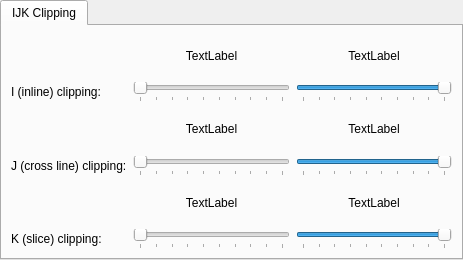
<?xml version="1.0" encoding="UTF-8"?>
<ui version="4.0">
 <class>V3DCfgWidForAttributeIn3DCartesianGrid</class>
 <widget class="QWidget" name="V3DCfgWidForAttributeIn3DCartesianGrid">
  <property name="geometry">
   <rect>
    <x>0</x>
    <y>0</y>
    <width>463</width>
    <height>260</height>
   </rect>
  </property>
  <property name="windowTitle">
   <string>Form</string>
  </property>
  <layout class="QVBoxLayout" name="verticalLayout">
   <property name="leftMargin">
    <number>0</number>
   </property>
   <property name="topMargin">
    <number>0</number>
   </property>
   <property name="rightMargin">
    <number>0</number>
   </property>
   <property name="bottomMargin">
    <number>0</number>
   </property>
   <item>
    <widget class="QTabWidget" name="tabWidget">
     <property name="currentIndex">
      <number>0</number>
     </property>
     <widget class="QWidget" name="tab">
      <attribute name="title">
       <string>IJK Clipping</string>
      </attribute>
      <layout class="QGridLayout" name="gridLayout">
       <item row="0" column="1">
        <widget class="QLabel" name="lblIlowClip">
         <property name="text">
          <string>TextLabel</string>
         </property>
         <property name="alignment">
          <set>Qt::AlignCenter</set>
         </property>
        </widget>
       </item>
       <item row="0" column="2">
        <widget class="QLabel" name="lblIhighClip">
         <property name="text">
          <string>TextLabel</string>
         </property>
         <property name="alignment">
          <set>Qt::AlignCenter</set>
         </property>
        </widget>
       </item>
       <item row="2" column="1">
        <widget class="QLabel" name="lblJlowClip">
         <property name="text">
          <string>TextLabel</string>
         </property>
         <property name="alignment">
          <set>Qt::AlignCenter</set>
         </property>
        </widget>
       </item>
       <item row="2" column="2">
        <widget class="QLabel" name="lblJhighClip">
         <property name="text">
          <string>TextLabel</string>
         </property>
         <property name="alignment">
          <set>Qt::AlignCenter</set>
         </property>
        </widget>
       </item>
       <item row="1" column="1">
        <widget class="QSlider" name="sldILowClip">
         <property name="minimum">
          <number>1</number>
         </property>
         <property name="maximum">
          <number>10</number>
         </property>
         <property name="tracking">
          <bool>false</bool>
         </property>
         <property name="orientation">
          <enum>Qt::Horizontal</enum>
         </property>
         <property name="tickPosition">
          <enum>QSlider::TicksBelow</enum>
         </property>
         <property name="tickInterval">
          <number>1</number>
         </property>
        </widget>
       </item>
       <item row="1" column="2">
        <widget class="QSlider" name="sldIHighClip">
         <property name="minimum">
          <number>1</number>
         </property>
         <property name="maximum">
          <number>10</number>
         </property>
         <property name="value">
          <number>10</number>
         </property>
         <property name="tracking">
          <bool>false</bool>
         </property>
         <property name="orientation">
          <enum>Qt::Horizontal</enum>
         </property>
         <property name="tickPosition">
          <enum>QSlider::TicksBelow</enum>
         </property>
         <property name="tickInterval">
          <number>1</number>
         </property>
        </widget>
       </item>
       <item row="1" column="0">
        <widget class="QLabel" name="label">
         <property name="text">
          <string>I (inline) clipping:</string>
         </property>
        </widget>
       </item>
       <item row="3" column="0">
        <widget class="QLabel" name="label_2">
         <property name="text">
          <string>J (cross line) clipping:</string>
         </property>
        </widget>
       </item>
       <item row="5" column="0">
        <widget class="QLabel" name="label_3">
         <property name="text">
          <string>K (slice) clipping:</string>
         </property>
        </widget>
       </item>
       <item row="3" column="2">
        <widget class="QSlider" name="sldJHighClip">
         <property name="minimum">
          <number>1</number>
         </property>
         <property name="maximum">
          <number>10</number>
         </property>
         <property name="value">
          <number>10</number>
         </property>
         <property name="tracking">
          <bool>false</bool>
         </property>
         <property name="orientation">
          <enum>Qt::Horizontal</enum>
         </property>
         <property name="tickPosition">
          <enum>QSlider::TicksBelow</enum>
         </property>
         <property name="tickInterval">
          <number>1</number>
         </property>
        </widget>
       </item>
       <item row="5" column="1">
        <widget class="QSlider" name="sldKLowClip">
         <property name="minimum">
          <number>1</number>
         </property>
         <property name="maximum">
          <number>10</number>
         </property>
         <property name="tracking">
          <bool>false</bool>
         </property>
         <property name="orientation">
          <enum>Qt::Horizontal</enum>
         </property>
         <property name="tickPosition">
          <enum>QSlider::TicksBelow</enum>
         </property>
         <property name="tickInterval">
          <number>1</number>
         </property>
        </widget>
       </item>
       <item row="3" column="1">
        <widget class="QSlider" name="sldJLowClip">
         <property name="minimum">
          <number>1</number>
         </property>
         <property name="maximum">
          <number>10</number>
         </property>
         <property name="tracking">
          <bool>false</bool>
         </property>
         <property name="orientation">
          <enum>Qt::Horizontal</enum>
         </property>
         <property name="tickPosition">
          <enum>QSlider::TicksBelow</enum>
         </property>
         <property name="tickInterval">
          <number>1</number>
         </property>
        </widget>
       </item>
       <item row="5" column="2">
        <widget class="QSlider" name="sldKHighClip">
         <property name="minimum">
          <number>1</number>
         </property>
         <property name="maximum">
          <number>10</number>
         </property>
         <property name="value">
          <number>10</number>
         </property>
         <property name="tracking">
          <bool>false</bool>
         </property>
         <property name="orientation">
          <enum>Qt::Horizontal</enum>
         </property>
         <property name="tickPosition">
          <enum>QSlider::TicksBelow</enum>
         </property>
         <property name="tickInterval">
          <number>1</number>
         </property>
        </widget>
       </item>
       <item row="4" column="1">
        <widget class="QLabel" name="lblKlowClip">
         <property name="text">
          <string>TextLabel</string>
         </property>
         <property name="alignment">
          <set>Qt::AlignCenter</set>
         </property>
        </widget>
       </item>
       <item row="4" column="2">
        <widget class="QLabel" name="lblKhighClip">
         <property name="text">
          <string>TextLabel</string>
         </property>
         <property name="alignment">
          <set>Qt::AlignCenter</set>
         </property>
        </widget>
       </item>
      </layout>
     </widget>
    </widget>
   </item>
  </layout>
 </widget>
 <resources/>
 <connections>
  <connection>
   <sender>sldIHighClip</sender>
   <signal>valueChanged(int)</signal>
   <receiver>V3DCfgWidForAttributeIn3DCartesianGrid</receiver>
   <slot>onUserMadeChanges()</slot>
   <hints>
    <hint type="sourcelabel">
     <x>368</x>
     <y>74</y>
    </hint>
    <hint type="destinationlabel">
     <x>231</x>
     <y>129</y>
    </hint>
   </hints>
  </connection>
  <connection>
   <sender>sldILowClip</sender>
   <signal>valueChanged(int)</signal>
   <receiver>V3DCfgWidForAttributeIn3DCartesianGrid</receiver>
   <slot>onUserMadeChanges()</slot>
   <hints>
    <hint type="sourcelabel">
     <x>200</x>
     <y>74</y>
    </hint>
    <hint type="destinationlabel">
     <x>231</x>
     <y>129</y>
    </hint>
   </hints>
  </connection>
  <connection>
   <sender>sldJHighClip</sender>
   <signal>valueChanged(int)</signal>
   <receiver>V3DCfgWidForAttributeIn3DCartesianGrid</receiver>
   <slot>onUserMadeChanges()</slot>
   <hints>
    <hint type="sourcelabel">
     <x>368</x>
     <y>137</y>
    </hint>
    <hint type="destinationlabel">
     <x>231</x>
     <y>129</y>
    </hint>
   </hints>
  </connection>
  <connection>
   <sender>sldJLowClip</sender>
   <signal>valueChanged(int)</signal>
   <receiver>V3DCfgWidForAttributeIn3DCartesianGrid</receiver>
   <slot>onUserMadeChanges()</slot>
   <hints>
    <hint type="sourcelabel">
     <x>200</x>
     <y>137</y>
    </hint>
    <hint type="destinationlabel">
     <x>231</x>
     <y>129</y>
    </hint>
   </hints>
  </connection>
  <connection>
   <sender>sldKHighClip</sender>
   <signal>valueChanged(int)</signal>
   <receiver>V3DCfgWidForAttributeIn3DCartesianGrid</receiver>
   <slot>onUserMadeChanges()</slot>
   <hints>
    <hint type="sourcelabel">
     <x>368</x>
     <y>200</y>
    </hint>
    <hint type="destinationlabel">
     <x>231</x>
     <y>129</y>
    </hint>
   </hints>
  </connection>
  <connection>
   <sender>sldKLowClip</sender>
   <signal>valueChanged(int)</signal>
   <receiver>V3DCfgWidForAttributeIn3DCartesianGrid</receiver>
   <slot>onUserMadeChanges()</slot>
   <hints>
    <hint type="sourcelabel">
     <x>200</x>
     <y>200</y>
    </hint>
    <hint type="destinationlabel">
     <x>231</x>
     <y>129</y>
    </hint>
   </hints>
  </connection>
 </connections>
 <slots>
  <slot>onUserMadeChanges()</slot>
 </slots>
</ui>
